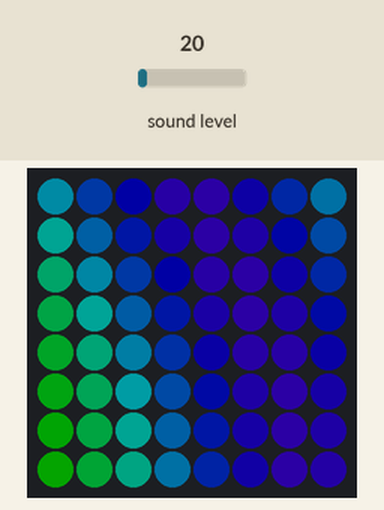
Bench run of a program on a simulated CircuitPython board. Parts: 8×8 RGB LED matrix (first LED top left, wired row by row). Inputs (shaded band) come from the test bench; at power-on: sound level 20. Dim RGB values are drawn brighter than linear.

Above: at 1.2 s.
1.3 s: sound level set to 191
At 1.76 s:
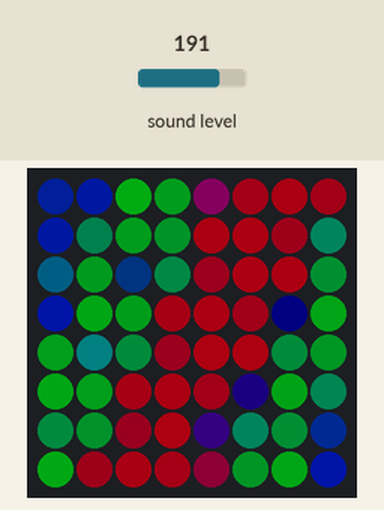
4.0 s: sound level set to 64
At 4.29 s:
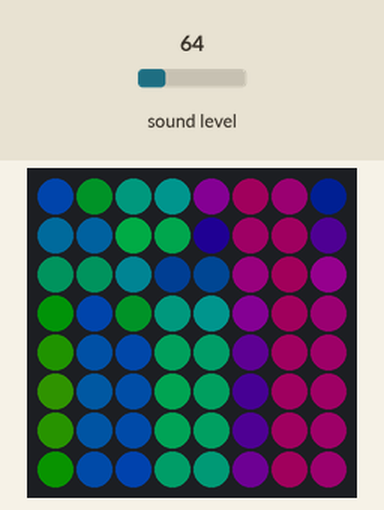
6.5 s: sound level set to 191
At 8.09 s:
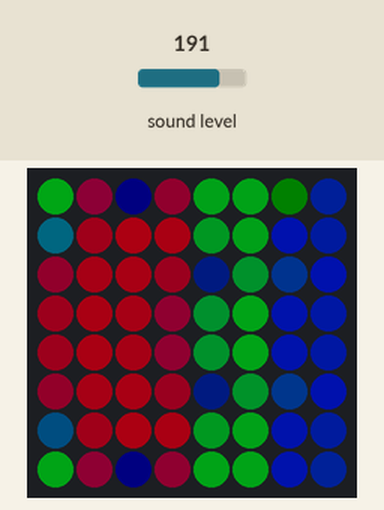

The program:

matrixAudioreactiva.py
```python
import time
import math
import array
import audiobusio
import board
import neopixel

# Configuración de NeoPixel
PIN = board.A1
NUMPIXELS = 64
WIDTH = 8
HEIGHT = 8
BRIGHTNESS = 0.2

# Inicializa NeoPixel
pixels = neopixel.NeoPixel(PIN, NUMPIXELS, brightness=BRIGHTNESS, auto_write=False)
hueOffset = 0  # Desplazamiento del gradiente de color

# Inicializa el micrófono con un tamaño de muestra más pequeño para mayor reactividad
mic = audiobusio.PDMIn(board.MICROPHONE_CLOCK, board.MICROPHONE_DATA,
                       sample_rate=16000, bit_depth=16)
NUM_SAMPLES = 80  # Reducido para mayor frecuencia de actualización
samples = array.array('H', [0] * NUM_SAMPLES)

# Función para calcular RMS (Root Mean Square) del audio
def normalized_rms(values):
    minbuf = int(mean(values))
    samples_sum = sum(
        float(sample - minbuf) * (sample - minbuf)
        for sample in values
    )
    return math.sqrt(samples_sum / len(values))

def mean(values):
    return sum(values) / len(values)

# Función de conversión HSV a RGB
def HSVtoRGB(h, s, v):
    h = h / 255.0
    s = s / 255.0
    v = v / 255.0
    i = int(h * 6)
    f = (h * 6) - i
    p = v * (1 - s)
    q = v * (1 - f * s)
    t = v * (1 - (1 - f) * s)
    i %= 6
    if i == 0:
        r, g, b = v, t, p
    elif i == 1:
        r, g, b = q, v, p
    elif i == 2:
        r, g, b = p, v, t
    elif i == 3:
        r, g, b = p, q, v
    elif i == 4:
        r, g, b = t, p, v
    elif i == 5:
        r, g, b = v, p, q
    return int(r * 255), int(g * 255), int(b * 255)

# Bucle principal
while True:
    mic.record(samples, len(samples))
    volume = normalized_rms(samples)

    # Escalar el volumen para afectar la velocidad
    # Cuanto mayor sea el volumen, mayor será la velocidad
    speed = 0.05 + min(volume / 1000, 0.5)  # Ajusta el divisor para modificar la sensibilidad
    hueOffset += speed  # Ajusta la velocidad de desplazamiento

    for y in range(HEIGHT):
        for x in range(WIDTH):
            index = x + y * WIDTH
            hue = 128 + 54 * math.sin(x * 0.4 + math.sin(y * 0.2 + hueOffset))
            r, g, b = HSVtoRGB(hue, 255, int(255 * (volume / 300)))  # Ajusta el brillo según el volumen
            pixels[index] = (r, g, b)

    pixels.show()
    time.sleep(0.01)  # Intervalo de actualización rápido para mayor reactividad
```

Measured:
- after the input at 1.3 s, the LEDs: change after 0.30 s (image 1)
- after the input at 4.0 s, the LEDs: change after 0.13 s (image 2)
- after the input at 6.5 s, the LEDs: first change after 0.17 s (image 3 shows a later state)
